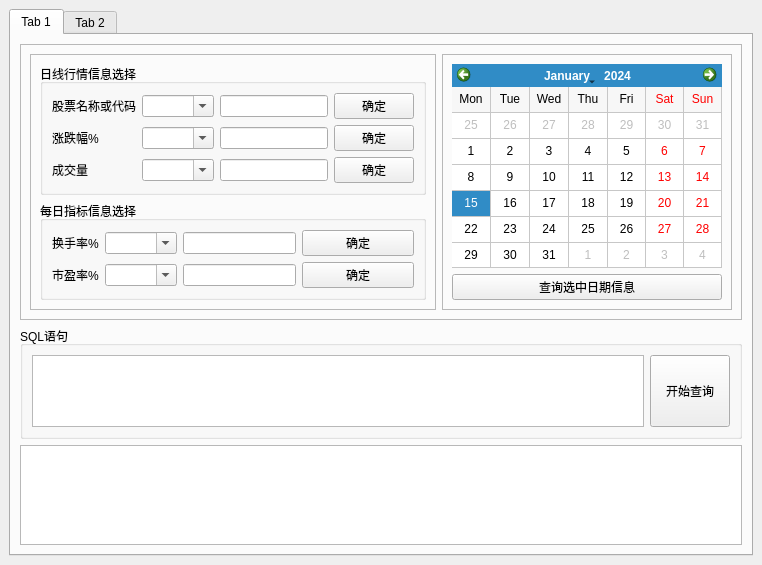
<?xml version="1.0" encoding="UTF-8"?>
<ui version="4.0">
 <class>UpsAndDownsWindow</class>
 <widget class="QMainWindow" name="UpsAndDownsWindow">
  <property name="geometry">
   <rect>
    <x>0</x>
    <y>0</y>
    <width>762</width>
    <height>452</height>
   </rect>
  </property>
  <property name="windowTitle">
   <string>涨跌分析</string>
  </property>
  <widget class="QWidget" name="centralwidget">
   <layout class="QVBoxLayout" name="verticalLayout">
    <item>
     <widget class="QTabWidget" name="tabWidget">
      <property name="currentIndex">
       <number>0</number>
      </property>
      <widget class="QWidget" name="tab">
       <attribute name="title">
        <string>Tab 1</string>
       </attribute>
       <layout class="QVBoxLayout" name="verticalLayout_2">
        <item>
         <widget class="QFrame" name="frame_3">
          <property name="sizePolicy">
           <sizepolicy hsizetype="Preferred" vsizetype="Expanding">
            <horstretch>0</horstretch>
            <verstretch>0</verstretch>
           </sizepolicy>
          </property>
          <property name="frameShape">
           <enum>QFrame::StyledPanel</enum>
          </property>
          <property name="frameShadow">
           <enum>QFrame::Raised</enum>
          </property>
          <layout class="QHBoxLayout" name="horizontalLayout_2">
           <item>
            <widget class="QFrame" name="frame">
             <property name="sizePolicy">
              <sizepolicy hsizetype="Preferred" vsizetype="Expanding">
               <horstretch>0</horstretch>
               <verstretch>0</verstretch>
              </sizepolicy>
             </property>
             <property name="frameShape">
              <enum>QFrame::StyledPanel</enum>
             </property>
             <property name="frameShadow">
              <enum>QFrame::Raised</enum>
             </property>
             <layout class="QVBoxLayout" name="verticalLayout_3">
              <item>
               <widget class="QGroupBox" name="groupBox_4">
                <property name="title">
                 <string>日线行情信息选择</string>
                </property>
                <layout class="QGridLayout" name="gridLayout">
                 <item row="0" column="3">
                  <widget class="QPushButton" name="pushButton_code">
                   <property name="text">
                    <string>确定</string>
                   </property>
                  </widget>
                 </item>
                 <item row="0" column="0">
                  <widget class="QLabel" name="label">
                   <property name="sizePolicy">
                    <sizepolicy hsizetype="Fixed" vsizetype="Preferred">
                     <horstretch>0</horstretch>
                     <verstretch>0</verstretch>
                    </sizepolicy>
                   </property>
                   <property name="maximumSize">
                    <size>
                     <width>16777215</width>
                     <height>34</height>
                    </size>
                   </property>
                   <property name="baseSize">
                    <size>
                     <width>30</width>
                     <height>0</height>
                    </size>
                   </property>
                   <property name="text">
                    <string>股票名称或代码</string>
                   </property>
                   <property name="textFormat">
                    <enum>Qt::AutoText</enum>
                   </property>
                   <property name="alignment">
                    <set>Qt::AlignCenter</set>
                   </property>
                   <property name="wordWrap">
                    <bool>true</bool>
                   </property>
                  </widget>
                 </item>
                 <item row="4" column="0">
                  <widget class="QLabel" name="label_2">
                   <property name="sizePolicy">
                    <sizepolicy hsizetype="Fixed" vsizetype="Preferred">
                     <horstretch>0</horstretch>
                     <verstretch>0</verstretch>
                    </sizepolicy>
                   </property>
                   <property name="maximumSize">
                    <size>
                     <width>16777215</width>
                     <height>34</height>
                    </size>
                   </property>
                   <property name="text">
                    <string>涨跌幅%</string>
                   </property>
                   <property name="textFormat">
                    <enum>Qt::AutoText</enum>
                   </property>
                   <property name="alignment">
                    <set>Qt::AlignCenter</set>
                   </property>
                   <property name="wordWrap">
                    <bool>true</bool>
                   </property>
                  </widget>
                 </item>
                 <item row="0" column="1">
                  <widget class="QComboBox" name="comboBox_code">
                   <property name="sizePolicy">
                    <sizepolicy hsizetype="Maximum" vsizetype="Fixed">
                     <horstretch>0</horstretch>
                     <verstretch>0</verstretch>
                    </sizepolicy>
                   </property>
                   <property name="minimumSize">
                    <size>
                     <width>60</width>
                     <height>0</height>
                    </size>
                   </property>
                   <property name="whatsThis">
                    <string>&lt;html&gt;&lt;head/&gt;&lt;body&gt;&lt;p&gt;1&lt;/p&gt;&lt;p&gt;2&lt;/p&gt;&lt;p&gt;3&lt;/p&gt;&lt;p&gt;4&lt;/p&gt;&lt;p&gt;5&lt;/p&gt;&lt;p&gt;&lt;br/&gt;&lt;/p&gt;&lt;/body&gt;&lt;/html&gt;</string>
                   </property>
                   <property name="editable">
                    <bool>true</bool>
                   </property>
                   <property name="currentText">
                    <string/>
                   </property>
                   <property name="currentIndex">
                    <number>-1</number>
                   </property>
                  </widget>
                 </item>
                 <item row="4" column="2">
                  <widget class="QLineEdit" name="lineEdit_ptc_chg">
                   <property name="sizePolicy">
                    <sizepolicy hsizetype="Preferred" vsizetype="Fixed">
                     <horstretch>0</horstretch>
                     <verstretch>0</verstretch>
                    </sizepolicy>
                   </property>
                   <property name="toolTip">
                    <string>&lt;html&gt;&lt;head/&gt;&lt;body&gt;&lt;p&gt;输入涨跌幅，可以正可以负&lt;/p&gt;&lt;/body&gt;&lt;/html&gt;</string>
                   </property>
                  </widget>
                 </item>
                 <item row="0" column="2">
                  <widget class="QLineEdit" name="lineEdit_stock_code_name">
                   <property name="enabled">
                    <bool>true</bool>
                   </property>
                   <property name="sizePolicy">
                    <sizepolicy hsizetype="Preferred" vsizetype="Fixed">
                     <horstretch>0</horstretch>
                     <verstretch>0</verstretch>
                    </sizepolicy>
                   </property>
                   <property name="toolTip">
                    <string>&lt;html&gt;&lt;head/&gt;&lt;body&gt;&lt;p&gt;请输入完整的股票代码或者股票名称&lt;/p&gt;&lt;/body&gt;&lt;/html&gt;</string>
                   </property>
                   <property name="readOnly">
                    <bool>true</bool>
                   </property>
                  </widget>
                 </item>
                 <item row="4" column="3">
                  <widget class="QPushButton" name="pushButton_ptc_chg">
                   <property name="text">
                    <string>确定</string>
                   </property>
                  </widget>
                 </item>
                 <item row="5" column="0">
                  <widget class="QLabel" name="label_3">
                   <property name="sizePolicy">
                    <sizepolicy hsizetype="Fixed" vsizetype="Preferred">
                     <horstretch>0</horstretch>
                     <verstretch>0</verstretch>
                    </sizepolicy>
                   </property>
                   <property name="maximumSize">
                    <size>
                     <width>16777215</width>
                     <height>34</height>
                    </size>
                   </property>
                   <property name="toolTip">
                    <string>&lt;html&gt;&lt;head/&gt;&lt;body&gt;&lt;p&gt;成交量单位：手&lt;/p&gt;&lt;/body&gt;&lt;/html&gt;</string>
                   </property>
                   <property name="text">
                    <string>成交量</string>
                   </property>
                   <property name="textFormat">
                    <enum>Qt::AutoText</enum>
                   </property>
                   <property name="alignment">
                    <set>Qt::AlignCenter</set>
                   </property>
                   <property name="wordWrap">
                    <bool>true</bool>
                   </property>
                  </widget>
                 </item>
                 <item row="5" column="2">
                  <widget class="QLineEdit" name="lineEdit_vol">
                   <property name="sizePolicy">
                    <sizepolicy hsizetype="Preferred" vsizetype="Fixed">
                     <horstretch>0</horstretch>
                     <verstretch>0</verstretch>
                    </sizepolicy>
                   </property>
                   <property name="toolTip">
                    <string>&lt;html&gt;&lt;head/&gt;&lt;body&gt;&lt;p&gt;请输入完整的股票代码或者股票名称&lt;/p&gt;&lt;/body&gt;&lt;/html&gt;</string>
                   </property>
                  </widget>
                 </item>
                 <item row="5" column="3">
                  <widget class="QPushButton" name="pushButton_daily">
                   <property name="text">
                    <string>确定</string>
                   </property>
                  </widget>
                 </item>
                 <item row="4" column="1">
                  <widget class="QComboBox" name="comboBox_ptc_chg">
                   <property name="sizePolicy">
                    <sizepolicy hsizetype="Maximum" vsizetype="Fixed">
                     <horstretch>0</horstretch>
                     <verstretch>0</verstretch>
                    </sizepolicy>
                   </property>
                   <property name="minimumSize">
                    <size>
                     <width>60</width>
                     <height>0</height>
                    </size>
                   </property>
                   <property name="whatsThis">
                    <string>&lt;html&gt;&lt;head/&gt;&lt;body&gt;&lt;p&gt;1&lt;/p&gt;&lt;p&gt;2&lt;/p&gt;&lt;p&gt;3&lt;/p&gt;&lt;p&gt;4&lt;/p&gt;&lt;p&gt;5&lt;/p&gt;&lt;p&gt;&lt;br/&gt;&lt;/p&gt;&lt;/body&gt;&lt;/html&gt;</string>
                   </property>
                   <property name="editable">
                    <bool>true</bool>
                   </property>
                   <property name="currentText">
                    <string/>
                   </property>
                   <property name="currentIndex">
                    <number>-1</number>
                   </property>
                  </widget>
                 </item>
                 <item row="5" column="1">
                  <widget class="QComboBox" name="comboBox_vol">
                   <property name="sizePolicy">
                    <sizepolicy hsizetype="Maximum" vsizetype="Fixed">
                     <horstretch>0</horstretch>
                     <verstretch>0</verstretch>
                    </sizepolicy>
                   </property>
                   <property name="minimumSize">
                    <size>
                     <width>60</width>
                     <height>0</height>
                    </size>
                   </property>
                   <property name="whatsThis">
                    <string>&lt;html&gt;&lt;head/&gt;&lt;body&gt;&lt;p&gt;1&lt;/p&gt;&lt;p&gt;2&lt;/p&gt;&lt;p&gt;3&lt;/p&gt;&lt;p&gt;4&lt;/p&gt;&lt;p&gt;5&lt;/p&gt;&lt;p&gt;&lt;br/&gt;&lt;/p&gt;&lt;/body&gt;&lt;/html&gt;</string>
                   </property>
                   <property name="editable">
                    <bool>true</bool>
                   </property>
                   <property name="currentText">
                    <string/>
                   </property>
                   <property name="currentIndex">
                    <number>-1</number>
                   </property>
                  </widget>
                 </item>
                </layout>
               </widget>
              </item>
              <item>
               <widget class="QGroupBox" name="groupBox_3">
                <property name="title">
                 <string>每日指标信息选择</string>
                </property>
                <layout class="QGridLayout" name="gridLayout_3">
                 <item row="1" column="4">
                  <widget class="QLineEdit" name="lineEdit_pe">
                   <property name="sizePolicy">
                    <sizepolicy hsizetype="Preferred" vsizetype="Fixed">
                     <horstretch>0</horstretch>
                     <verstretch>0</verstretch>
                    </sizepolicy>
                   </property>
                   <property name="toolTip">
                    <string>&lt;html&gt;&lt;head/&gt;&lt;body&gt;&lt;p&gt;输入涨跌幅，可以正可以负&lt;/p&gt;&lt;/body&gt;&lt;/html&gt;</string>
                   </property>
                  </widget>
                 </item>
                 <item row="0" column="5">
                  <widget class="QPushButton" name="pushButton_turnover_rate">
                   <property name="text">
                    <string>确定</string>
                   </property>
                  </widget>
                 </item>
                 <item row="0" column="4">
                  <widget class="QLineEdit" name="lineEdit_turnover_rate">
                   <property name="sizePolicy">
                    <sizepolicy hsizetype="Preferred" vsizetype="Fixed">
                     <horstretch>0</horstretch>
                     <verstretch>0</verstretch>
                    </sizepolicy>
                   </property>
                   <property name="toolTip">
                    <string>&lt;html&gt;&lt;head/&gt;&lt;body&gt;&lt;p&gt;请输入完整的股票代码或者股票名称&lt;/p&gt;&lt;/body&gt;&lt;/html&gt;</string>
                   </property>
                  </widget>
                 </item>
                 <item row="1" column="5">
                  <widget class="QPushButton" name="pushButton_pe">
                   <property name="text">
                    <string>确定</string>
                   </property>
                  </widget>
                 </item>
                 <item row="1" column="0">
                  <widget class="QLabel" name="label_5">
                   <property name="sizePolicy">
                    <sizepolicy hsizetype="Fixed" vsizetype="Preferred">
                     <horstretch>0</horstretch>
                     <verstretch>0</verstretch>
                    </sizepolicy>
                   </property>
                   <property name="maximumSize">
                    <size>
                     <width>16777215</width>
                     <height>34</height>
                    </size>
                   </property>
                   <property name="text">
                    <string>市盈率%</string>
                   </property>
                   <property name="textFormat">
                    <enum>Qt::AutoText</enum>
                   </property>
                   <property name="alignment">
                    <set>Qt::AlignCenter</set>
                   </property>
                   <property name="wordWrap">
                    <bool>true</bool>
                   </property>
                  </widget>
                 </item>
                 <item row="1" column="2">
                  <widget class="QComboBox" name="comboBox_pe">
                   <property name="sizePolicy">
                    <sizepolicy hsizetype="Maximum" vsizetype="Fixed">
                     <horstretch>0</horstretch>
                     <verstretch>0</verstretch>
                    </sizepolicy>
                   </property>
                   <property name="minimumSize">
                    <size>
                     <width>60</width>
                     <height>0</height>
                    </size>
                   </property>
                   <property name="whatsThis">
                    <string>&lt;html&gt;&lt;head/&gt;&lt;body&gt;&lt;p&gt;1&lt;/p&gt;&lt;p&gt;2&lt;/p&gt;&lt;p&gt;3&lt;/p&gt;&lt;p&gt;4&lt;/p&gt;&lt;p&gt;5&lt;/p&gt;&lt;p&gt;&lt;br/&gt;&lt;/p&gt;&lt;/body&gt;&lt;/html&gt;</string>
                   </property>
                   <property name="editable">
                    <bool>true</bool>
                   </property>
                   <property name="currentText">
                    <string/>
                   </property>
                   <property name="currentIndex">
                    <number>-1</number>
                   </property>
                  </widget>
                 </item>
                 <item row="0" column="0">
                  <widget class="QLabel" name="label_4">
                   <property name="sizePolicy">
                    <sizepolicy hsizetype="Fixed" vsizetype="Preferred">
                     <horstretch>0</horstretch>
                     <verstretch>0</verstretch>
                    </sizepolicy>
                   </property>
                   <property name="maximumSize">
                    <size>
                     <width>16777215</width>
                     <height>34</height>
                    </size>
                   </property>
                   <property name="baseSize">
                    <size>
                     <width>30</width>
                     <height>0</height>
                    </size>
                   </property>
                   <property name="text">
                    <string>换手率%</string>
                   </property>
                   <property name="textFormat">
                    <enum>Qt::AutoText</enum>
                   </property>
                   <property name="alignment">
                    <set>Qt::AlignCenter</set>
                   </property>
                   <property name="wordWrap">
                    <bool>true</bool>
                   </property>
                  </widget>
                 </item>
                 <item row="0" column="2">
                  <widget class="QComboBox" name="comboBox_turnover_rate">
                   <property name="sizePolicy">
                    <sizepolicy hsizetype="Maximum" vsizetype="Fixed">
                     <horstretch>0</horstretch>
                     <verstretch>0</verstretch>
                    </sizepolicy>
                   </property>
                   <property name="minimumSize">
                    <size>
                     <width>60</width>
                     <height>0</height>
                    </size>
                   </property>
                   <property name="whatsThis">
                    <string>&lt;html&gt;&lt;head/&gt;&lt;body&gt;&lt;p&gt;1&lt;/p&gt;&lt;p&gt;2&lt;/p&gt;&lt;p&gt;3&lt;/p&gt;&lt;p&gt;4&lt;/p&gt;&lt;p&gt;5&lt;/p&gt;&lt;p&gt;&lt;br/&gt;&lt;/p&gt;&lt;/body&gt;&lt;/html&gt;</string>
                   </property>
                   <property name="editable">
                    <bool>true</bool>
                   </property>
                   <property name="currentText">
                    <string/>
                   </property>
                   <property name="currentIndex">
                    <number>-1</number>
                   </property>
                  </widget>
                 </item>
                </layout>
               </widget>
              </item>
             </layout>
            </widget>
           </item>
           <item>
            <widget class="QFrame" name="frame_2">
             <property name="frameShape">
              <enum>QFrame::StyledPanel</enum>
             </property>
             <property name="frameShadow">
              <enum>QFrame::Raised</enum>
             </property>
             <layout class="QVBoxLayout" name="verticalLayout_4">
              <item>
               <widget class="QCalendarWidget" name="calendarWidget">
                <property name="gridVisible">
                 <bool>true</bool>
                </property>
                <property name="horizontalHeaderFormat">
                 <enum>QCalendarWidget::ShortDayNames</enum>
                </property>
                <property name="verticalHeaderFormat">
                 <enum>QCalendarWidget::NoVerticalHeader</enum>
                </property>
                <property name="navigationBarVisible">
                 <bool>true</bool>
                </property>
                <property name="dateEditEnabled">
                 <bool>true</bool>
                </property>
               </widget>
              </item>
              <item>
               <widget class="QPushButton" name="pushButton_dateselect">
                <property name="text">
                 <string>查询选中日期信息</string>
                </property>
               </widget>
              </item>
             </layout>
            </widget>
           </item>
          </layout>
         </widget>
        </item>
        <item>
         <widget class="QGroupBox" name="groupBox_2">
          <property name="title">
           <string>SQL语句</string>
          </property>
          <layout class="QHBoxLayout" name="horizontalLayout_3">
           <item>
            <widget class="QTextEdit" name="textEdit_SQL"/>
           </item>
           <item>
            <widget class="QPushButton" name="pushButton_query">
             <property name="sizePolicy">
              <sizepolicy hsizetype="Minimum" vsizetype="Preferred">
               <horstretch>0</horstretch>
               <verstretch>0</verstretch>
              </sizepolicy>
             </property>
             <property name="text">
              <string>开始查询</string>
             </property>
            </widget>
           </item>
          </layout>
         </widget>
        </item>
        <item>
         <widget class="QTableView" name="tableView">
          <property name="sizePolicy">
           <sizepolicy hsizetype="Expanding" vsizetype="Expanding">
            <horstretch>0</horstretch>
            <verstretch>0</verstretch>
           </sizepolicy>
          </property>
          <property name="minimumSize">
           <size>
            <width>0</width>
            <height>100</height>
           </size>
          </property>
         </widget>
        </item>
       </layout>
      </widget>
      <widget class="QWidget" name="tab_2">
       <attribute name="title">
        <string>Tab 2</string>
       </attribute>
      </widget>
     </widget>
    </item>
   </layout>
  </widget>
 </widget>
 <resources/>
 <connections/>
</ui>
